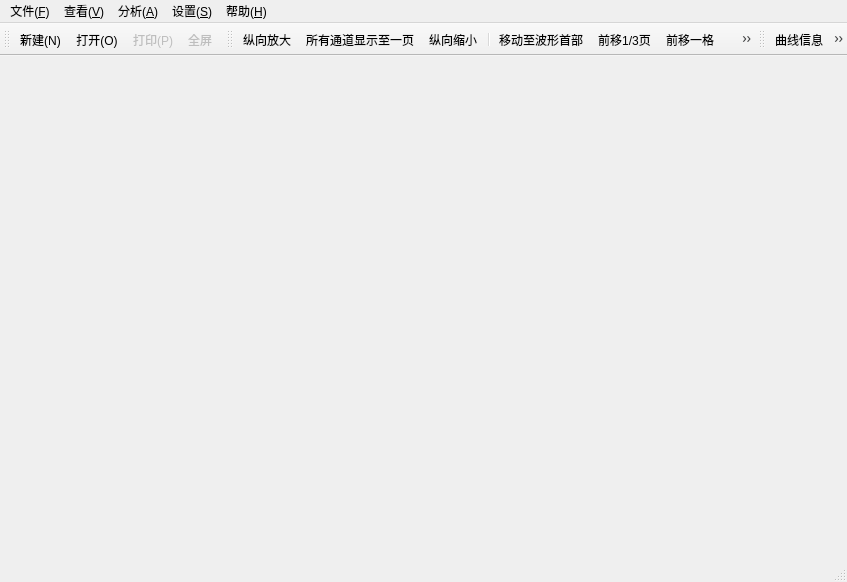
<?xml version="1.0" encoding="UTF-8"?>
<ui version="4.0">
 <class>QMainForm</class>
 <widget class="QMainWindow" name="QMainForm">
  <property name="geometry">
   <rect>
    <x>0</x>
    <y>0</y>
    <width>847</width>
    <height>582</height>
   </rect>
  </property>
  <property name="windowTitle">
   <string>录波查看分析工具</string>
  </property>
  <widget class="QWidget" name="widget"/>
  <widget class="QMenuBar" name="menubar">
   <property name="geometry">
    <rect>
     <x>0</x>
     <y>0</y>
     <width>847</width>
     <height>23</height>
    </rect>
   </property>
   <widget class="QMenu" name="F">
    <property name="title">
     <string>文件(&amp;F)</string>
    </property>
    <addaction name="FileNewAction"/>
    <addaction name="FileOpenAction"/>
    <addaction name="separator"/>
    <addaction name="FileCloseAction"/>
    <addaction name="FilePrintAction"/>
    <addaction name="separator"/>
    <addaction name="action_download_file"/>
    <addaction name="FileViewAction"/>
    <addaction name="FilePropertyAction"/>
    <addaction name="separator"/>
    <addaction name="FileExitAction"/>
   </widget>
   <widget class="QMenu" name="V">
    <property name="title">
     <string>查看(&amp;V)</string>
    </property>
    <addaction name="mnuMainBar"/>
    <addaction name="mnuEditBar"/>
    <addaction name="mnuAnaBar"/>
    <addaction name="separator"/>
    <addaction name="ViewFullScreenAction"/>
    <addaction name="ViewShowAllAction"/>
    <addaction name="separator"/>
    <addaction name="ViewAutoSetAction"/>
    <addaction name="ViewDraw1Action"/>
    <addaction name="ViewDraw2Action"/>
    <addaction name="separator"/>
    <addaction name="ViewAutoPlayAction"/>
   </widget>
   <widget class="QMenu" name="A">
    <property name="title">
     <string>分析(&amp;A)</string>
    </property>
    <addaction name="AnaValueAction"/>
    <addaction name="AnaHarmAction"/>
    <addaction name="separator"/>
    <addaction name="AnaVectorAction"/>
   </widget>
   <widget class="QMenu" name="S">
    <property name="title">
     <string>设置(&amp;S)</string>
    </property>
    <addaction name="SetFaultAction"/>
    <addaction name="SetZeroAction"/>
    <addaction name="separator"/>
    <addaction name="SetPropertyAction"/>
    <addaction name="separator"/>
    <addaction name="SetOptionAction"/>
   </widget>
   <widget class="QMenu" name="H">
    <property name="title">
     <string>帮助(&amp;H)</string>
    </property>
    <addaction name="HelpAboutAction"/>
   </widget>
   <addaction name="F"/>
   <addaction name="V"/>
   <addaction name="A"/>
   <addaction name="S"/>
   <addaction name="H"/>
  </widget>
  <widget class="QStatusBar" name="statusbar"/>
  <widget class="QToolBar" name="MainToolbar">
   <property name="windowTitle">
    <string>toolBar</string>
   </property>
   <property name="iconSize">
    <size>
     <width>20</width>
     <height>20</height>
    </size>
   </property>
   <attribute name="toolBarArea">
    <enum>TopToolBarArea</enum>
   </attribute>
   <attribute name="toolBarBreak">
    <bool>false</bool>
   </attribute>
   <addaction name="FileNewAction"/>
   <addaction name="FileOpenAction"/>
   <addaction name="FilePrintAction"/>
   <addaction name="ViewFullScreenAction"/>
  </widget>
  <widget class="QToolBar" name="EditToolbar">
   <property name="windowTitle">
    <string>toolBar_2</string>
   </property>
   <property name="iconSize">
    <size>
     <width>20</width>
     <height>20</height>
    </size>
   </property>
   <attribute name="toolBarArea">
    <enum>TopToolBarArea</enum>
   </attribute>
   <attribute name="toolBarBreak">
    <bool>false</bool>
   </attribute>
   <addaction name="EditZoomYInAction"/>
   <addaction name="EditShowAllAction"/>
   <addaction name="EditZoomYOutAction"/>
   <addaction name="separator"/>
   <addaction name="EditHomeAction"/>
   <addaction name="EditPageUpAction"/>
   <addaction name="EditMoveUpAction"/>
   <addaction name="EditMoveDownAction"/>
   <addaction name="EditPageDownAction"/>
   <addaction name="EditEndAction"/>
   <addaction name="separator"/>
   <addaction name="EditLockAction"/>
  </widget>
  <widget class="QToolBar" name="AnalyzeToolbar">
   <property name="windowTitle">
    <string>toolBar</string>
   </property>
   <property name="iconSize">
    <size>
     <width>20</width>
     <height>20</height>
    </size>
   </property>
   <attribute name="toolBarArea">
    <enum>TopToolBarArea</enum>
   </attribute>
   <attribute name="toolBarBreak">
    <bool>false</bool>
   </attribute>
   <addaction name="AnaValueAction"/>
   <addaction name="AnaHarmAction"/>
   <addaction name="AnaVectorAction"/>
   <addaction name="separator"/>
   <addaction name="ViewAutoPlayAction"/>
  </widget>
  <action name="FileNewAction">
   <property name="icon">
    <iconset resource="res.qrc">
     <normaloff>:/res/images/filenew_normal.png</normaloff>:/res/images/filenew_normal.png</iconset>
   </property>
   <property name="text">
    <string>新建(&amp;N)</string>
   </property>
  </action>
  <action name="FileOpenAction">
   <property name="icon">
    <iconset resource="res.qrc">
     <normaloff>:/res/images/fileopen_normal.png</normaloff>:/res/images/fileopen_normal.png</iconset>
   </property>
   <property name="text">
    <string>打开(&amp;O)</string>
   </property>
  </action>
  <action name="FileCloseAction">
   <property name="icon">
    <iconset resource="res.qrc">
     <normaloff>:/res/images/closefile.png</normaloff>:/res/images/closefile.png</iconset>
   </property>
   <property name="text">
    <string>关闭(&amp;C)</string>
   </property>
  </action>
  <action name="FilePrintAction">
   <property name="enabled">
    <bool>false</bool>
   </property>
   <property name="icon">
    <iconset resource="res.qrc">
     <normaloff>:/res/images/print_hover.png</normaloff>:/res/images/print_hover.png</iconset>
   </property>
   <property name="text">
    <string>打印(&amp;P)</string>
   </property>
  </action>
  <action name="FileViewAction">
   <property name="text">
    <string>文件列表(&amp;F)</string>
   </property>
  </action>
  <action name="FilePropertyAction">
   <property name="text">
    <string>文件属性(&amp;I)</string>
   </property>
  </action>
  <action name="FileExitAction">
   <property name="icon">
    <iconset resource="res.qrc">
     <normaloff>:/res/images/exit.png</normaloff>:/res/images/exit.png</iconset>
   </property>
   <property name="text">
    <string>退出(&amp;X)</string>
   </property>
  </action>
  <action name="mnuMainBar">
   <property name="checkable">
    <bool>true</bool>
   </property>
   <property name="text">
    <string>主工具栏</string>
   </property>
  </action>
  <action name="mnuEditBar">
   <property name="checkable">
    <bool>true</bool>
   </property>
   <property name="text">
    <string>图形编辑工具栏</string>
   </property>
  </action>
  <action name="mnuAnaBar">
   <property name="checkable">
    <bool>true</bool>
   </property>
   <property name="text">
    <string>功能分析工具栏</string>
   </property>
  </action>
  <action name="ViewFullScreenAction">
   <property name="enabled">
    <bool>false</bool>
   </property>
   <property name="icon">
    <iconset resource="res.qrc">
     <normaloff>:/res/images/fullscreen_hover.png</normaloff>:/res/images/fullscreen_hover.png</iconset>
   </property>
   <property name="text">
    <string>全屏</string>
   </property>
  </action>
  <action name="ViewShowAllAction">
   <property name="icon">
    <iconset resource="res.qrc">
     <normaloff>:/res/images/editshowall.png</normaloff>:/res/images/editshowall.png</iconset>
   </property>
   <property name="text">
    <string>显示所有曲线</string>
   </property>
  </action>
  <action name="ViewAutoSetAction">
   <property name="text">
    <string>波形图自动设置</string>
   </property>
  </action>
  <action name="ViewDraw1Action">
   <property name="text">
    <string>按像素绘制</string>
   </property>
  </action>
  <action name="ViewDraw2Action">
   <property name="text">
    <string>压缩/拉伸至一页</string>
   </property>
  </action>
  <action name="ViewAutoPlayAction">
   <property name="icon">
    <iconset resource="res.qrc">
     <normaloff>:/res/images/pdr_nomal.png</normaloff>:/res/images/pdr_nomal.png</iconset>
   </property>
   <property name="text">
    <string>自动演示</string>
   </property>
  </action>
  <action name="AnaValueAction">
   <property name="checkable">
    <bool>true</bool>
   </property>
   <property name="icon">
    <iconset resource="res.qrc">
     <normaloff>:/res/images/anacurve_nonal.png</normaloff>:/res/images/anacurve_nonal.png</iconset>
   </property>
   <property name="text">
    <string>曲线信息</string>
   </property>
  </action>
  <action name="AnaHarmAction">
   <property name="checkable">
    <bool>false</bool>
   </property>
   <property name="enabled">
    <bool>false</bool>
   </property>
   <property name="icon">
    <iconset resource="res.qrc">
     <normaloff>:/res/images/anaharm_nomal.png</normaloff>:/res/images/anaharm_nomal.png</iconset>
   </property>
   <property name="text">
    <string>谐波棒图</string>
   </property>
  </action>
  <action name="AnaVectorAction">
   <property name="checkable">
    <bool>false</bool>
   </property>
   <property name="enabled">
    <bool>false</bool>
   </property>
   <property name="icon">
    <iconset resource="res.qrc">
     <normaloff>:/res/images/anavector_nonal.png</normaloff>:/res/images/anavector_nonal.png</iconset>
   </property>
   <property name="text">
    <string>向量图</string>
   </property>
  </action>
  <action name="SetFaultAction">
   <property name="text">
    <string>计时起点</string>
   </property>
  </action>
  <action name="SetZeroAction">
   <property name="text">
    <string>相对时标零点</string>
   </property>
  </action>
  <action name="SetPropertyAction">
   <property name="text">
    <string>波形图属性</string>
   </property>
  </action>
  <action name="SetOptionAction">
   <property name="text">
    <string>选项(&amp;O)</string>
   </property>
  </action>
  <action name="HelpAboutAction">
   <property name="icon">
    <iconset resource="res.qrc">
     <normaloff>:/res/images/about.png</normaloff>:/res/images/about.png</iconset>
   </property>
   <property name="text">
    <string>关于...</string>
   </property>
  </action>
  <action name="EditZoomYInAction">
   <property name="icon">
    <iconset resource="res.qrc">
     <normaloff>:/res/images/zoomout_normal.png</normaloff>:/res/images/zoomout_normal.png</iconset>
   </property>
   <property name="text">
    <string>纵向放大</string>
   </property>
   <property name="toolTip">
    <string>纵向放大波形曲线</string>
   </property>
  </action>
  <action name="EditShowAllAction">
   <property name="icon">
    <iconset resource="res.qrc">
     <normaloff>:/res/images/editshowall.png</normaloff>:/res/images/editshowall.png</iconset>
   </property>
   <property name="text">
    <string>所有通道显示至一页</string>
   </property>
   <property name="toolTip">
    <string>所有通道显示至一页</string>
   </property>
  </action>
  <action name="EditZoomYOutAction">
   <property name="icon">
    <iconset resource="res.qrc">
     <normaloff>:/res/images/zoomin_normal.png</normaloff>:/res/images/zoomin_normal.png</iconset>
   </property>
   <property name="text">
    <string>纵向缩小</string>
   </property>
   <property name="toolTip">
    <string>纵向缩小波形曲线</string>
   </property>
  </action>
  <action name="EditLockAction">
   <property name="icon">
    <iconset resource="res.qrc">
     <normaloff>:/res/images/unlock.png</normaloff>:/res/images/unlock.png</iconset>
   </property>
   <property name="text">
    <string>锁定游标</string>
   </property>
   <property name="toolTip">
    <string>锁定游标与相对时标零点</string>
   </property>
  </action>
  <action name="EditHomeAction">
   <property name="icon">
    <iconset resource="res.qrc">
     <normaloff>:/res/images/edithome_nomal.png</normaloff>:/res/images/edithome_nomal.png</iconset>
   </property>
   <property name="text">
    <string>移动至波形首部</string>
   </property>
   <property name="toolTip">
    <string>游标移动至波形首部</string>
   </property>
  </action>
  <action name="EditPageUpAction">
   <property name="icon">
    <iconset resource="res.qrc">
     <normaloff>:/res/images/editpageup_nomal.png</normaloff>:/res/images/editpageup_nomal.png</iconset>
   </property>
   <property name="text">
    <string>前移1/3页</string>
   </property>
   <property name="toolTip">
    <string>游标前移1/3页</string>
   </property>
  </action>
  <action name="EditMoveUpAction">
   <property name="icon">
    <iconset resource="res.qrc">
     <normaloff>:/res/images/editmoveup_nomal.png</normaloff>:/res/images/editmoveup_nomal.png</iconset>
   </property>
   <property name="text">
    <string>前移一格</string>
   </property>
   <property name="toolTip">
    <string>游标前移一格单位</string>
   </property>
  </action>
  <action name="EditPageDownAction">
   <property name="icon">
    <iconset resource="res.qrc">
     <normaloff>:/res/images/editpagedown_nomal.png</normaloff>:/res/images/editpagedown_nomal.png</iconset>
   </property>
   <property name="text">
    <string>后移1/3页</string>
   </property>
   <property name="toolTip">
    <string>游标后移1/3页</string>
   </property>
  </action>
  <action name="EditEndAction">
   <property name="icon">
    <iconset resource="res.qrc">
     <normaloff>:/res/images/editend_nonal.png</normaloff>:/res/images/editend_nonal.png</iconset>
   </property>
   <property name="text">
    <string>移动至波形尾部</string>
   </property>
   <property name="toolTip">
    <string>游标移动至波形尾部</string>
   </property>
  </action>
  <action name="CaptionAutoPositonAction">
   <property name="text">
    <string>自动位置</string>
   </property>
   <property name="toolTip">
    <string>自动位置</string>
   </property>
  </action>
  <action name="CaptionAutoScaleAction">
   <property name="text">
    <string>自动比例</string>
   </property>
   <property name="toolTip">
    <string>自动比例</string>
   </property>
  </action>
  <action name="CaptionDeleteAction">
   <property name="text">
    <string>删除曲线(&amp;D)</string>
   </property>
   <property name="toolTip">
    <string>删除曲线</string>
   </property>
  </action>
  <action name="CaptionHarmAction">
   <property name="text">
    <string>谐波含量分析</string>
   </property>
   <property name="toolTip">
    <string>谐波含量分析</string>
   </property>
  </action>
  <action name="CaptionHarmWaveAction">
   <property name="text">
    <string>谐波曲线</string>
   </property>
   <property name="toolTip">
    <string>谐波曲线</string>
   </property>
  </action>
  <action name="CaptionPropertyAction">
   <property name="text">
    <string>通道属性...</string>
   </property>
   <property name="toolTip">
    <string>通道属性</string>
   </property>
  </action>
  <action name="CaptionSamePositonAction">
   <property name="text">
    <string>处于同一位置</string>
   </property>
   <property name="toolTip">
    <string>处于同一位置</string>
   </property>
  </action>
  <action name="CaptionSameScaleAction">
   <property name="text">
    <string>处于同一比例</string>
   </property>
   <property name="toolTip">
    <string>处于同一比例</string>
   </property>
  </action>
  <action name="ViewToHereAction">
   <property name="text">
    <string>计时起点至此</string>
   </property>
   <property name="toolTip">
    <string>计时起点至此</string>
   </property>
  </action>
  <action name="EditMoveDownAction">
   <property name="icon">
    <iconset resource="res.qrc">
     <normaloff>:/res/images/editmovedown_nomal.png</normaloff>:/res/images/editmovedown_nomal.png</iconset>
   </property>
   <property name="text">
    <string>后移一格</string>
   </property>
   <property name="toolTip">
    <string>游标后移一格单位</string>
   </property>
  </action>
  <action name="AnaHarmWaveAction">
   <property name="text">
    <string>谐波曲线</string>
   </property>
   <property name="toolTip">
    <string>谐波曲线</string>
   </property>
  </action>
  <action name="AnaDeleteAction">
   <property name="text">
    <string>删除曲线</string>
   </property>
   <property name="toolTip">
    <string>删除曲线</string>
   </property>
  </action>
  <action name="action_download_file">
   <property name="text">
    <string>文件下载</string>
   </property>
  </action>
 </widget>
 <resources>
  <include location="res.qrc"/>
 </resources>
 <connections/>
</ui>
